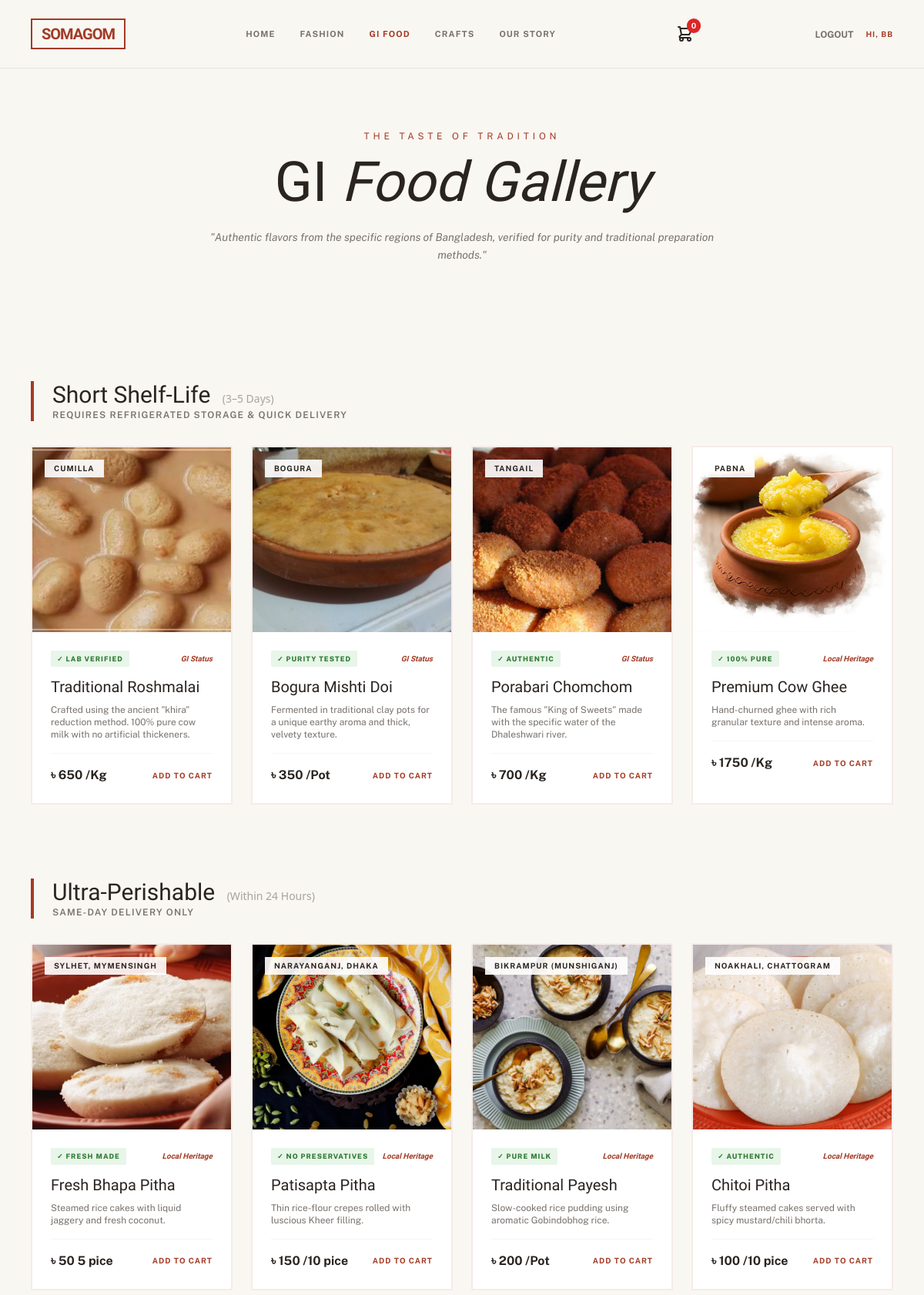
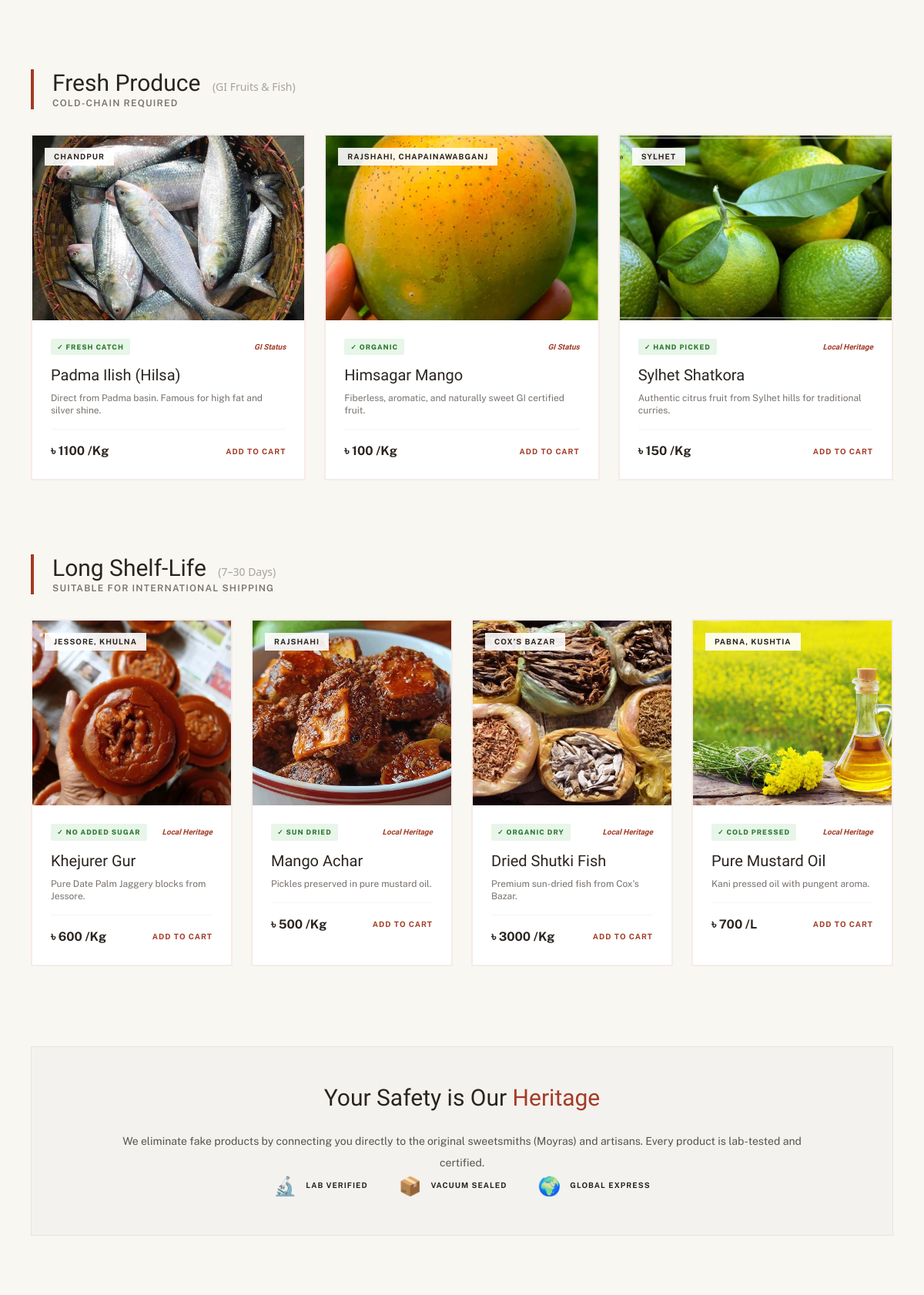
Screenshot of /food/ (signed in, upper part) with the database file from the repository (2 pictures, top to bottom).
### users/models.py (models this page shows)
class User(AbstractUser):
    class Role(models.TextChoices):
        CUSTOMER = "customer", "Customer"
        SELLER = "seller", "Seller"
    role=models.CharField(
        max_length=20,
        choices=Role.choices,
        default=Role.CUSTOMER,
    )
    email=models.EmailField(unique=True)
    USERNAME_FIELD='email'
    REQUIRED_FIELDS=['username']

### shop/models.py (models this page shows, shortened)
class Product(models.Model):
    product_name=models.CharField(max_length=200,unique=True)
    slug=models.CharField(max_length=200,unique=True)
    description=models.CharField(max_length=500,blank=True)
    price=models.PositiveIntegerField(blank=True)
    images=models.ImageField(upload_to='photos/products')
    quantity=models.CharField(max_length=200,blank=True)
    stock=models.PositiveIntegerField()
    origin=models.CharField(max_length=200,blank=True)
    status=models.CharField(max_length=200,blank=True)
    authenticity=models.CharField(max_length=200,blank=True)
    is_available=models.BooleanField(default=True)
    category=models.ForeignKey(Category,on_delete=models.CASCADE)
    created_date=models.DateTimeField(auto_now_add=True)
    modified_date=models.DateTimeField(auto_now=True)

### shop/views.py (the view)
# urls.py: path('food/',views.food,name='food'),
def food(request):
    cat=get_object_or_404(Category,slug='food')
    cat1=get_object_or_404(Category,slug='food1')
    cat2=get_object_or_404(Category,slug='food2')
    cat3=get_object_or_404(Category,slug='food3')
    product=cat.product_set.filter(is_available=True)
    product1=cat1.product_set.filter(is_available=True)
    product2=cat2.product_set.filter(is_available=True)
    product3=cat3.product_set.filter(is_available=True)
    return render(request, 'food.html',{'food':product,'food1':product1,'food2':product2,'food3':product3,'logged_in': True if request.user.is_authenticated else False,})

### category/context_processors.py (called while the page is built)
def menu_links(request):
    links=Category.objects.all()
    return dict(links=links)

### shop/templates/food.html (shortened to what this page needs)
{%load static %}
<!DOCTYPE html>
<html lang="en">
<head>
    <script src="https://cdn.tailwindcss.com"></script>
</head>
<body>
    <nav class="flex justify-between items-center px-6 md:px-10 py-6 sticky top-0 z-50 bg-[#F9F7F2]/95 backdrop-blur-md border-b border-stone-200">
        <div class="logo-box brand-color">
            <div class="text-xl serif tracking-tighter">SOMAGOM</div>
        </div>
        <div class="hidden md:flex space-x-8 text-[11px] uppercase tracking-widest font-bold text-stone-500">
            <a href="{%url ''%}" >Home</a>
            <a href="{% url 'fashion'%}" class="hover:brand-color transition">Fashion</a>
            <a href="{% url 'food'%}" class="brand-color" class="hover:brand-color transition">GI Food</a>
            <a href="{%url 'craft'%}" class="hover:brand-color transition">Crafts</a>
            <a href="{%url 'about'%}" class="hover:brand-color transition">Our Story</a>
        </div>
        <div class="flex items-center space-x-3">
            <a href="{% url 'cart' %}" class="relative inline-block">
                <span id="cart-count" class="absolute -top-2 -right-2 bg-red-600 text-white text-[10px] font-bold px-1.5 py-0.5 rounded-full">
                    {{ cart.items.count|default:0 }}
                </span>
            </a>
        </div>
        <div class="flex items-center space-x-4">
        {% if user.is_authenticated %}
            <form action="{% url 'rest_logout' %}" method="post" class="inline">
                <button type="button" onclick="confirmLogout()" class="text-xs uppercase font-bold text-stone-500">
                    Logout
                </button>
            </form>
            <span class="text-[10px] uppercase tracking-widest font-bold brand-color">
                Hi, {{ user.username }}
            </span>
        {% endif %}
        </div>
    </nav>
    <header class="px-10 py-20 text-center row">
        <span class="brand-color text-xs uppercase tracking-[0.4em] mb-4 block">The Taste of Tradition</span>
        <h1 class="text-5xl md:text-7xl serif mb-6">GI <span class="italic font-light">Food Gallery</span></h1>
        <p class="max-w-2xl mx-auto text-stone-500 text-sm leading-relaxed italic">
            "Authentic flavors from the specific regions of Bangladesh, verified for purity and traditional preparation methods."
        </p>
    </header>
    <main class="px-10 py-6">
        <div class="cat-header">
            <h2 class="text-3xl serif">Short Shelf-Life <span class="text-sm font-sans font-light text-stone-400 ml-2">(3–5 Days)</span></h2>
            <p class="text-xs text-stone-500 uppercase tracking-widest font-semibold">Requires Refrigerated Storage & Quick Delivery</p>
        </div>
            <div class="grid grid-cols-1 sm:grid-cols-2 md:grid-cols-4 gap-6">
                {%for p in food %}
                    <div class="food-card flex flex-col">
                        <div class="food-card">
                            <div class="relative h-60 overflow-hidden">
                                <img src="{{p.images.url}}" class="w-full h-full object-cover">
                                <div class="absolute top-4 left-4 bg-white/90 px-3 py-1 text-[10px] font-bold tracking-widest uppercase">{{p.origin}}</div>
                            </div>
                            <div class="p-6 flex-grow flex flex-col">
                                <div class="flex justify-between items-center mb-3">
                                    <span class="lab-badge">✓ {{p.authenticity}}</span>
                                    <span class="brand-color font-bold italic serif text-[10px]">{{p.status}}</span>
                                </div>
                                <h3 class="serif text-xl mb-2">{{p.product_name}}</h3>
                                <p class="text-stone-500 text-xs flex-grow">{{p.description}}</p>
                                <div class="pt-4 mt-4 border-t border-stone-100 flex justify-between items-center">
                                    <span class="font-bold">৳ {{p.price}} {{p.quantity}}</span>
                                    <button
                                         onclick="addToCart('{{p.id}}')"
                                        class="brand-color text-[10px] font-bold uppercase tracking-widest hover:opacity-70 transition">
                                            Add to Cart
                                    </button>
                                </div>
                            </div>
                        </div>
                    </div>
                {%endfor%}
            </div>
    </main>
    <main class="px-10 py-6">
        <div class="cat-header">
            <h2 class="text-3xl serif">Ultra-Perishable <span class="text-sm font-sans font-light text-stone-400 ml-2">(Within 24 Hours)</span></h2>
            <p class="text-xs text-stone-500 uppercase tracking-widest font-semibold text-red-600">Same-Day Delivery Only</p>
        </div>
            <div class="grid grid-cols-1 sm:grid-cols-2 md:grid-cols-4 gap-6">
                {%for p in food1 %}
                    <div class="food-card flex flex-col">
                        <div class="food-card">
                            <div class="relative h-60 overflow-hidden">
                                <img src="{{p.images.url}}" class="w-full h-full object-cover">
                                <div class="absolute top-4 left-4 bg-white/90 px-3 py-1 text-[10px] font-bold tracking-widest uppercase">{{p.origin}}</div>
                            </div>
                            <div class="p-6 flex-grow flex flex-col">
                                <div class="flex justify-between items-center mb-3">
                                    <span class="lab-badge">✓ {{p.authenticity}}</span>
                                    <span class="brand-color font-bold italic serif text-[10px]">{{p.status}}</span>
                                </div>
                                <h3 class="serif text-xl mb-2">{{p.product_name}}</h3>
                                <p class="text-stone-500 text-xs flex-grow">{{p.description}}</p>
                                <div class="pt-4 mt-4 border-t border-stone-100 flex justify-between items-center">
                                    <span class="font-bold">৳ {{p.price}} {{p.quantity}}</span>
                                    <button
                                         onclick="addToCart('{{p.id}}')"
                                        class="brand-color text-[10px] font-bold uppercase tracking-widest hover:opacity-70 transition">
                                            Add to Cart
                                    </button>
                                </div>
                            </div>
                        </div>
                    </div>
                {%endfor%}
            </div>
    </main>
    <main class="px-10 py-6">
        <div class="cat-header">
            <h2 class="text-3xl serif">Fresh Produce <span class="text-sm font-sans font-light text-stone-400 ml-2">(GI Fruits & Fish)</span></h2>
            <p class="text-xs text-stone-500 uppercase tracking-widest font-semibold">Cold-Chain Required</p>
        </div>
            <div class="grid grid-cols-1 sm:grid-cols-2 md:grid-cols-3 gap-6">
                {%for p in food2 %}
                    <div class="food-card flex flex-col">
                        <div class="food-card">
                            <div class="relative h-60 overflow-hidden">
                                <img src="{{p.images.url}}" class="w-full h-full object-cover">
                                <div class="absolute top-4 left-4 bg-white/90 px-3 py-1 text-[10px] font-bold tracking-widest uppercase">{{p.origin}}</div>
                            </div>
                            <div class="p-6 flex-grow flex flex-col">
                                <div class="flex justify-between items-center mb-3">
                                    <span class="lab-badge">✓ {{p.authenticity}}</span>
                                    <span class="brand-color font-bold italic serif text-[10px]">{{p.status}}</span>
                                </div>
                                <h3 class="serif text-xl mb-2">{{p.product_name}}</h3>
                                <p class="text-stone-500 text-xs flex-grow">{{p.description}}</p>
                                <div class="pt-4 mt-4 border-t border-stone-100 flex justify-between items-center">
                                    <span class="font-bold">৳ {{p.price}} {{p.quantity}}</span>
                                    <button
                                         onclick="addToCart('{{p.id}}')"
                                        class="brand-color text-[10px] font-bold uppercase tracking-widest hover:opacity-70 transition">
                                            Add to Cart
                                    </button>
                                </div>
                            </div>
                        </div>
                    </div>
                {%endfor%}
            </div>
    </main>
    <main class="px-10 py-6 mb-20">
        <div class="cat-header">
            <h2 class="text-3xl serif">Long Shelf-Life <span class="text-sm font-sans font-light text-stone-400 ml-2">(7–30 Days)</span></h2>
            <p class="text-xs text-stone-500 uppercase tracking-widest font-semibold text-green-700">Suitable for International Shipping</p>
        </div>
            <div class="grid grid-cols-1 sm:grid-cols-2 md:grid-cols-4 gap-6">
                {%for p in food3 %}
                    <div class="food-card flex flex-col">
                        <div class="food-card">
                            <div class="relative h-60 overflow-hidden">
                                <img src="{{p.images.url}}" class="w-full h-full object-cover">
                                <div class="absolute top-4 left-4 bg-white/90 px-3 py-1 text-[10px] font-bold tracking-widest uppercase">{{p.origin}}</div>
                            </div>
                            <div class="p-6 flex-grow flex flex-col">
                                <div class="flex justify-between items-center mb-3">
                                    <span class="lab-badge">✓ {{p.authenticity}}</span>
                                    <span class="brand-color font-bold italic serif text-[10px]">{{p.status}}</span>
                                </div>
                                <h3 class="serif text-xl mb-2">{{p.product_name}}</h3>
                                <p class="text-stone-500 text-xs flex-grow">{{p.description}}</p>
                                <div class="pt-4 mt-4 border-t border-stone-100 flex justify-between items-center">
                                    <span class="font-bold">৳ {{p.price}} {{p.quantity}}</span>
                                    <button
                                         onclick="addToCart('{{p.id}}')"
                                        class="brand-color text-[10px] font-bold uppercase tracking-widest hover:opacity-70 transition">
                                            Add to Cart
                                    </button>
                                </div>
                            </div>
                        </div>
                    </div>
                {%endfor%}
            </div>
    </main>
    <section class="mx-10 my-20 bg-stone-200/30 p-12 border border-stone-200">
        <div class="max-w-4xl mx-auto text-center">
            <h2 class="text-3xl serif mb-6">Your Safety is Our <span class="brand-color">Heritage</span></h2>
            <p class="text-stone-600 text-sm leading-loose">
                We eliminate fake products by connecting you directly to the original sweetsmiths (Moyras) and artisans. Every product is lab-tested and certified.
            </p>
            <div class="flex flex-wrap justify-center gap-10">
                <div class="flex items-center space-x-3">
                    <span class="text-2xl">🔬</span>
                    <span class="text-[10px] font-bold uppercase tracking-widest">Lab Verified</span>
                </div>
                <div class="flex items-center space-x-3">
                    <span class="text-2xl">📦</span>
                    <span class="text-[10px] font-bold uppercase tracking-widest">Vacuum Sealed</span>
                </div>
                <div class="flex items-center space-x-3">
                    <span class="text-2xl">🌍</span>
                    <span class="text-[10px] font-bold uppercase tracking-widest">Global Express</span>
                </div>
            </div>
        </div>
    </section>
</body>
</html>

### shop/templates/food.html (style rules this page uses)
:root { --heritage-red: #A33B26; --clay-white: #F9F7F2; --ink-black: #2A2420; }
body { font-family: 'Public Sans', sans-serif; background-color: var(--clay-white); color: var(--ink-black); background-image: url("https://www.transparenttextures.com/patterns/natural-paper.png"); }
.serif { font-family: 'Marcellus', serif; }
.brand-color { color: var(--heritage-red); }
.logo-box { border: 2px solid var(--heritage-red); padding: 4px 12px; display: inline-block; font-weight: 700; letter-spacing: 2px; }
.cat-header { border-left: 4px solid var(--heritage-red); padding-left: 1.5rem; margin-bottom: 2rem; margin-top: 3rem; }
.food-card { background: #ffffff; border: 1px solid rgba(163, 59, 38, 0.1); transition: all 0.4s cubic-bezier(0.165, 0.84, 0.44, 1); height: 100%; }
.lab-badge { background: #E8F5E9; color: #2E7D32; font-size: 9px; font-weight: 800; padding: 4px 8px; letter-spacing: 1px; border-radius: 2px; }

### rows the page displays
User: username "BB"
Product: images (picture), origin "CUMILLA", authenticity "LAB VERIFIED", status "GI Status", product_name "Traditional Roshmalai", description "Crafted using the ancient \"khira\" reduction method. 100% pure cow milk with no artificial thickeners.", price "650", quantity "/Kg"
Product: images (picture), origin "BOGURA", authenticity "PURITY TESTED", status "GI Status", product_name "Bogura Mishti Doi", description "Fermented in traditional clay pots for a unique earthy aroma and thick, velvety texture.", price "350", quantity "/Pot"
Product: images (picture), origin "TANGAIL", authenticity "AUTHENTIC", status "GI Status", product_name "Porabari Chomchom", description "The famous \"King of Sweets\" made with the specific water of the Dhaleshwari river.", price "700", quantity "/Kg"
Product: images (picture), origin "PABNA", authenticity "100% PURE", status "Local Heritage", product_name "Premium Cow Ghee", description "Hand-churned ghee with rich granular texture and intense aroma.", price "1750", quantity "/Kg"
Product: images (picture), origin "SYLHET, MYMENSINGH", authenticity "FRESH MADE", status "Local Heritage", product_name "Fresh Bhapa Pitha", description "Steamed rice cakes with liquid jaggery and fresh coconut.", price "50", quantity "5 pice"
Product: images (picture), origin "NARAYANGANJ, DHAKA", authenticity "NO PRESERVATIVES", status "Local Heritage", product_name "Patisapta Pitha", description "Thin rice-flour crepes rolled with luscious Kheer filling.", price "150", quantity "/10 pice"
Product: images (picture), origin "BIKRAMPUR (MUNSHIGANJ)", authenticity "PURE MILK", status "Local Heritage", product_name "Traditional Payesh", description "Slow-cooked rice pudding using aromatic Gobindobhog rice.", price "200", quantity "/Pot"
Product: images (picture), origin "NOAKHALI, CHATTOGRAM", authenticity "AUTHENTIC", status "Local Heritage", product_name "Chitoi Pitha", description "Fluffy steamed cakes served with spicy mustard/chili bhorta.", price "100", quantity "/10 pice"
Product: images (picture), origin "CHANDPUR", authenticity "FRESH CATCH", status "GI Status", product_name "Padma Ilish (Hilsa)", description "Direct from Padma basin. Famous for high fat and silver shine.", price "1100", quantity "/Kg"
Product: images (picture), origin "RAJSHAHI, CHAPAINAWABGANJ", authenticity "ORGANIC", status "GI Status", product_name "Himsagar Mango", description "Fiberless, aromatic, and naturally sweet GI certified fruit.", price "100", quantity "/Kg"
Product: images (picture), origin "SYLHET", authenticity "HAND PICKED", status "Local Heritage", product_name "Sylhet Shatkora", description "Authentic citrus fruit from Sylhet hills for traditional curries.", price "150", quantity "/Kg"
Product: images (picture), origin "JESSORE, KHULNA", authenticity "NO ADDED SUGAR", status "Local Heritage", product_name "Khejurer Gur", description "Pure Date Palm Jaggery blocks from Jessore.", price "600", quantity "/Kg"
Product: images (picture), origin "RAJSHAHI", authenticity "SUN DRIED", status "Local Heritage", product_name "Mango Achar", description "Pickles preserved in pure mustard oil.", price "500", quantity "/Kg"
Product: images (picture), origin "COX’S BAZAR", authenticity "ORGANIC DRY", status "Local Heritage", product_name "Dried Shutki Fish", description "Premium sun-dried fish from Cox's Bazar.", price "3000", quantity "/Kg"
Product: images (picture), origin "PABNA, KUSHTIA", authenticity "COLD PRESSED", status "Local Heritage", product_name "Pure Mustard Oil", description "Kani pressed oil with pungent aroma.", price "700", quantity "/L"

### other values shown
{{ cart.items.count|default:0 }} "0"
